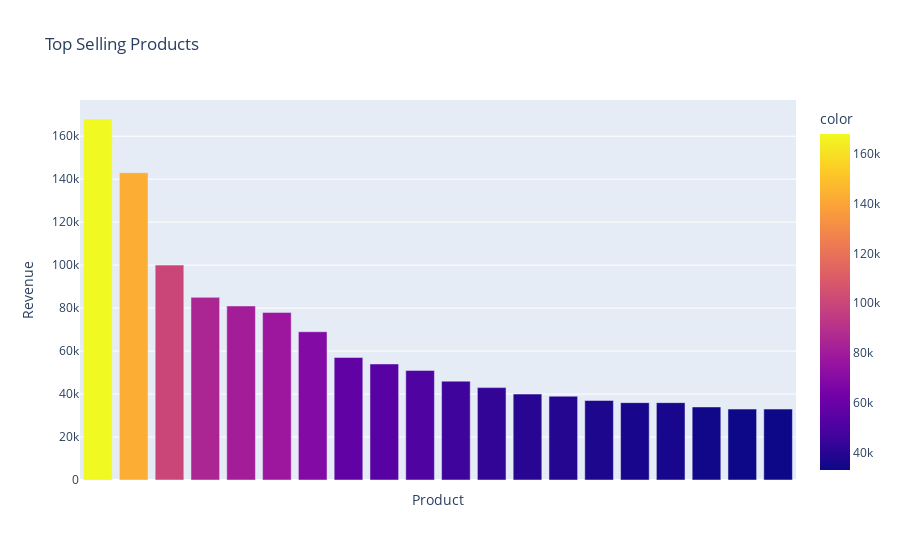

The code cell stored with this chart in its notebook:
### Code cell
# Display a bar plot using plotly showcasing the top 20 selling products
px.bar(
    x=product_revenue.head(20).index,
    y=product_revenue.head(20).round(-3).values,
    color=product_revenue.head(20).round(-3).values,
    labels = {'x': 'Product', 'y': 'Revenue'},
    title = 'Top Selling Products'
).update_layout(xaxis=dict(showticklabels=False))

### Figure 1 — Plotly figure (JSON) as saved in the notebook; plotly's stock layout.template omitted (floating-point values rounded to 4 significant figures)
{"data": [{"hovertemplate": "Product=%{x}<br>Revenue=%{y}<br>color=%{marker.color}<extra></extra>", "legendgroup": "", "marker": {"color": [168000.0, 143000.0, 100000.0, 85000.0, 81000.0, 78000.0, 69000.0, 57000.0, 54000.0, 51000.0, 46000.0, 43000.0, 40000.0, 39000.0, 37000.0, 36000.0, 36000.0, 34000.0, 33000.0, 33000.0], "coloraxis": "coloraxis", "pattern": {"shape": ""}}, "name": "", "orientation": "v", "showlegend": false, "textposition": "auto", "type": "bar", "x": ["PAPER CRAFT , LITTLE BIRDIE", "REGENCY CAKESTAND 3 TIER", "WHITE HANGING HEART T-LIGHT HOLDER", "JUMBO BAG RED RETROSPOT", "MEDIUM CERAMIC TOP STORAGE JAR", "POSTAGE", "PARTY BUNTING", "ASSORTED COLOUR BIRD ORNAMENT", "Manual", "RABBIT NIGHT LIGHT", "CHILLI LIGHTS", "PAPER CHAIN KIT 50'S CHRISTMAS ", "PICNIC BASKET WICKER 60 PIECES", "BLACK RECORD COVER FRAME", "JUMBO BAG PINK POLKADOT", "DOORMAT KEEP CALM AND COME IN", "SPOTTY BUNTING", "WOOD BLACK BOARD ANT WHITE FINISH", "SET OF 3 CAKE TINS PANTRY DESIGN ", "JAM MAKING SET WITH JARS"], "xaxis": "x", "y": [168000.0, 143000.0, 100000.0, 85000.0, 81000.0, 78000.0, 69000.0, 57000.0, 54000.0, 51000.0, 46000.0, 43000.0, 40000.0, 39000.0, 37000.0, 36000.0, 36000.0, 34000.0, 33000.0, 33000.0], "yaxis": "y"}], "layout": {"barmode": "relative", "coloraxis": {"colorbar": {"title": {"text": "color"}}, "colorscale": [[0, "#0d0887"], [0.1111, "#46039f"], [0.2222, "#7201a8"], [0.3333, "#9c179e"], [0.4444, "#bd3786"], [0.5556, "#d8576b"], [0.6667, "#ed7953"], [0.7778, "#fb9f3a"], [0.8889, "#fdca26"], [1, "#f0f921"]]}, "legend": {"tracegroupgap": 0}, "title": {"text": "Top Selling Products"}, "xaxis": {"anchor": "y", "domain": [0, 1], "showticklabels": false, "title": {"text": "Product"}}, "yaxis": {"anchor": "x", "domain": [0, 1], "title": {"text": "Revenue"}}}}
